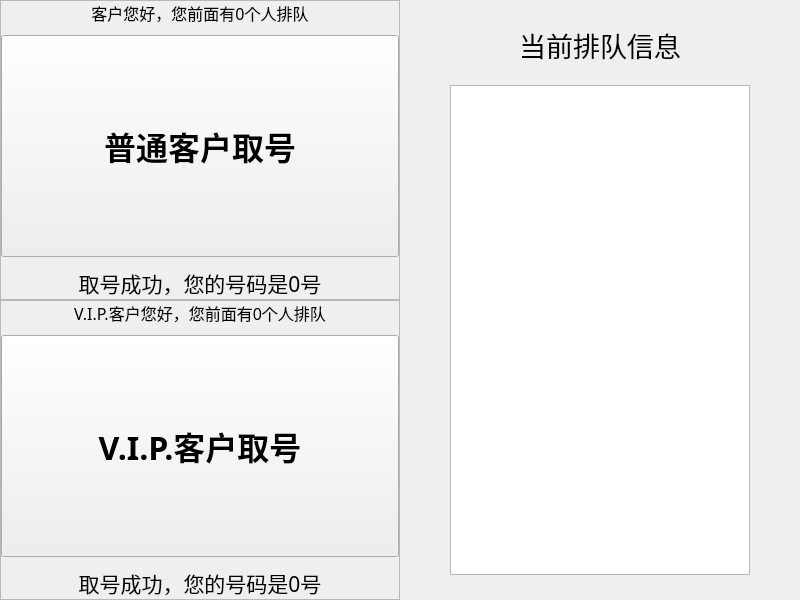
<?xml version="1.0" encoding="UTF-8"?>
<ui version="4.0">
 <class>getNumberWindow</class>
 <widget class="QMainWindow" name="getNumberWindow">
  <property name="geometry">
   <rect>
    <x>0</x>
    <y>0</y>
    <width>800</width>
    <height>600</height>
   </rect>
  </property>
  <property name="minimumSize">
   <size>
    <width>800</width>
    <height>600</height>
   </size>
  </property>
  <property name="maximumSize">
   <size>
    <width>800</width>
    <height>600</height>
   </size>
  </property>
  <property name="windowTitle">
   <string>MainWindow</string>
  </property>
  <widget class="QWidget" name="centralWidget">
   <widget class="QFrame" name="left">
    <property name="geometry">
     <rect>
      <x>0</x>
      <y>0</y>
      <width>400</width>
      <height>600</height>
     </rect>
    </property>
    <layout class="QVBoxLayout" name="verticalLayout">
     <property name="spacing">
      <number>0</number>
     </property>
     <property name="leftMargin">
      <number>0</number>
     </property>
     <property name="topMargin">
      <number>0</number>
     </property>
     <property name="rightMargin">
      <number>0</number>
     </property>
     <property name="bottomMargin">
      <number>0</number>
     </property>
     <item>
      <widget class="QFrame" name="leftTop">
       <property name="sizePolicy">
        <sizepolicy hsizetype="Expanding" vsizetype="Expanding">
         <horstretch>0</horstretch>
         <verstretch>0</verstretch>
        </sizepolicy>
       </property>
       <property name="frameShape">
        <enum>QFrame::StyledPanel</enum>
       </property>
       <property name="frameShadow">
        <enum>QFrame::Raised</enum>
       </property>
       <layout class="QVBoxLayout" name="verticalLayout_3">
        <property name="spacing">
         <number>10</number>
        </property>
        <property name="leftMargin">
         <number>0</number>
        </property>
        <property name="topMargin">
         <number>0</number>
        </property>
        <property name="rightMargin">
         <number>0</number>
        </property>
        <property name="bottomMargin">
         <number>0</number>
        </property>
        <item>
         <widget class="QLabel" name="clientTopLabel">
          <property name="sizePolicy">
           <sizepolicy hsizetype="Expanding" vsizetype="Preferred">
            <horstretch>0</horstretch>
            <verstretch>0</verstretch>
           </sizepolicy>
          </property>
          <property name="font">
           <font>
            <family>Noto Sans CJK SC Regular</family>
            <pointsize>12</pointsize>
            <weight>50</weight>
            <bold>false</bold>
           </font>
          </property>
          <property name="text">
           <string>客户您好，您前面有0个人排队</string>
          </property>
          <property name="alignment">
           <set>Qt::AlignCenter</set>
          </property>
         </widget>
        </item>
        <item>
         <widget class="QPushButton" name="clientGetNumberButton">
          <property name="sizePolicy">
           <sizepolicy hsizetype="Expanding" vsizetype="Expanding">
            <horstretch>0</horstretch>
            <verstretch>0</verstretch>
           </sizepolicy>
          </property>
          <property name="font">
           <font>
            <family>Noto Serif CJK SC Black</family>
            <pointsize>24</pointsize>
            <weight>75</weight>
            <bold>true</bold>
           </font>
          </property>
          <property name="text">
           <string>普通客户取号</string>
          </property>
         </widget>
        </item>
        <item>
         <widget class="QLabel" name="clientBottomLabel">
          <property name="font">
           <font>
            <family>Noto Sans CJK SC Regular</family>
            <pointsize>16</pointsize>
            <weight>50</weight>
            <bold>false</bold>
           </font>
          </property>
          <property name="text">
           <string>取号成功，您的号码是0号</string>
          </property>
          <property name="alignment">
           <set>Qt::AlignCenter</set>
          </property>
         </widget>
        </item>
       </layout>
      </widget>
     </item>
     <item>
      <widget class="QFrame" name="leftBottom">
       <property name="sizePolicy">
        <sizepolicy hsizetype="Expanding" vsizetype="Expanding">
         <horstretch>0</horstretch>
         <verstretch>0</verstretch>
        </sizepolicy>
       </property>
       <property name="frameShape">
        <enum>QFrame::StyledPanel</enum>
       </property>
       <property name="frameShadow">
        <enum>QFrame::Raised</enum>
       </property>
       <layout class="QVBoxLayout" name="verticalLayout_4">
        <property name="spacing">
         <number>10</number>
        </property>
        <property name="leftMargin">
         <number>0</number>
        </property>
        <property name="topMargin">
         <number>0</number>
        </property>
        <property name="rightMargin">
         <number>0</number>
        </property>
        <property name="bottomMargin">
         <number>0</number>
        </property>
        <item>
         <widget class="QLabel" name="VIPTopLabel">
          <property name="sizePolicy">
           <sizepolicy hsizetype="Expanding" vsizetype="Preferred">
            <horstretch>0</horstretch>
            <verstretch>0</verstretch>
           </sizepolicy>
          </property>
          <property name="font">
           <font>
            <family>Noto Sans CJK SC Regular</family>
            <pointsize>12</pointsize>
            <weight>50</weight>
            <bold>false</bold>
           </font>
          </property>
          <property name="text">
           <string>V.I.P.客户您好，您前面有0个人排队</string>
          </property>
          <property name="alignment">
           <set>Qt::AlignCenter</set>
          </property>
         </widget>
        </item>
        <item>
         <widget class="QPushButton" name="VIPGetNumberButton">
          <property name="sizePolicy">
           <sizepolicy hsizetype="Expanding" vsizetype="Expanding">
            <horstretch>0</horstretch>
            <verstretch>0</verstretch>
           </sizepolicy>
          </property>
          <property name="font">
           <font>
            <family>Noto Serif CJK SC Black</family>
            <pointsize>24</pointsize>
            <weight>75</weight>
            <bold>true</bold>
           </font>
          </property>
          <property name="text">
           <string>V.I.P.客户取号</string>
          </property>
         </widget>
        </item>
        <item>
         <widget class="QLabel" name="VIPBottomLabel">
          <property name="font">
           <font>
            <family>Noto Sans CJK SC Regular</family>
            <pointsize>16</pointsize>
            <weight>50</weight>
            <bold>false</bold>
           </font>
          </property>
          <property name="text">
           <string>取号成功，您的号码是0号</string>
          </property>
          <property name="alignment">
           <set>Qt::AlignCenter</set>
          </property>
         </widget>
        </item>
       </layout>
      </widget>
     </item>
    </layout>
   </widget>
   <widget class="QFrame" name="right">
    <property name="geometry">
     <rect>
      <x>400</x>
      <y>0</y>
      <width>400</width>
      <height>600</height>
     </rect>
    </property>
    <layout class="QVBoxLayout" name="verticalLayout_2">
     <property name="spacing">
      <number>20</number>
     </property>
     <property name="leftMargin">
      <number>50</number>
     </property>
     <property name="topMargin">
      <number>25</number>
     </property>
     <property name="rightMargin">
      <number>50</number>
     </property>
     <property name="bottomMargin">
      <number>25</number>
     </property>
     <item>
      <widget class="QLabel" name="rightLabel">
       <property name="font">
        <font>
         <pointsize>20</pointsize>
        </font>
       </property>
       <property name="text">
        <string>当前排队信息</string>
       </property>
       <property name="alignment">
        <set>Qt::AlignCenter</set>
       </property>
      </widget>
     </item>
     <item>
      <widget class="QTextEdit" name="queueInfo">
       <property name="enabled">
        <bool>true</bool>
       </property>
       <property name="font">
        <font>
         <pointsize>12</pointsize>
        </font>
       </property>
       <property name="readOnly">
        <bool>true</bool>
       </property>
       <property name="html">
        <string>&lt;!DOCTYPE HTML PUBLIC &quot;-//W3C//DTD HTML 4.0//EN&quot; &quot;http://www.w3.org/TR/REC-html40/strict.dtd&quot;&gt;
&lt;html&gt;&lt;head&gt;&lt;meta name=&quot;qrichtext&quot; content=&quot;1&quot; /&gt;&lt;style type=&quot;text/css&quot;&gt;
p, li { white-space: pre-wrap; }
&lt;/style&gt;&lt;/head&gt;&lt;body style=&quot; font-family:'Noto Sans CJK SC Regular'; font-size:12pt; font-weight:400; font-style:normal;&quot;&gt;
&lt;p align=&quot;center&quot; style=&quot;-qt-paragraph-type:empty; margin-top:0px; margin-bottom:0px; margin-left:0px; margin-right:0px; -qt-block-indent:0; text-indent:0px; font-size:14pt;&quot;&gt;&lt;br /&gt;&lt;/p&gt;&lt;/body&gt;&lt;/html&gt;</string>
       </property>
      </widget>
     </item>
    </layout>
   </widget>
  </widget>
 </widget>
 <layoutdefault spacing="6" margin="11"/>
 <resources/>
 <connections/>
</ui>
